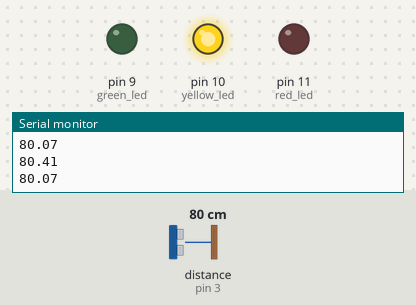
Bench run of a sketch on a simulated Arduino Uno, built with avr-gcc and run on an emulated ATmega328P. Parts: output pins drawn as LEDs (lit = HIGH), the last lines printed to the serial monitor. Wiring (inferred from the names in the program): ultrasonic range finder: trigger pin 4; echo pin 3. The test bench sets the inputs (shaded band); at power-on: distance to the obstacle (sensor on pin 3) 80 cm. The echo pulse lasts 58.3 µs per cm; pins used as bus, display or sensor lines are not drawn.

Above: at 1.2 s.
1.3 s: distance to the obstacle (sensor on pin 3) set to 2 cm
At 2.5 s:
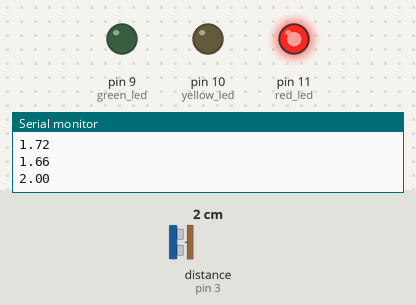
2.8 s: distance to the obstacle (sensor on pin 3) set to 250 cm
At 3.2 s:
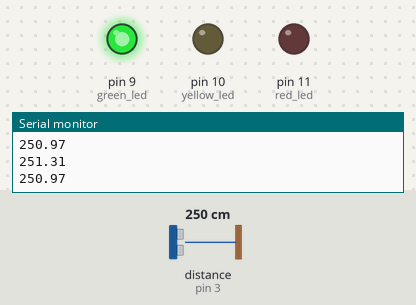
4.3 s: distance to the obstacle (sensor on pin 3) set to 153 cm
5.8 s: distance to the obstacle (sensor on pin 3) set to 145 cm
At 6.5 s:
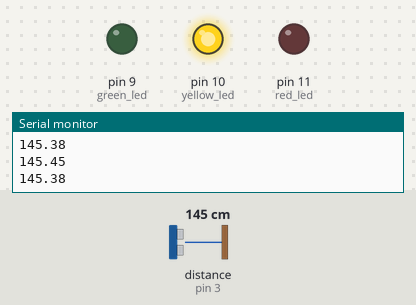
7.3 s: distance to the obstacle (sensor on pin 3) set to 4 cm
At 8.5 s:
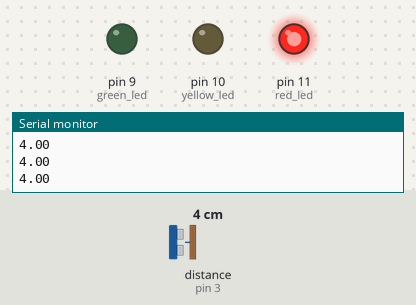
Timing chart, 0 to 9.8 s (numbered marks = the images above; inputs shaded):
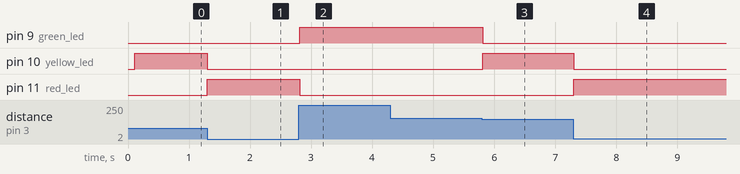

Measured:
- the behaviour switches between 150 and 149 cm on distance to the obstacle (sensor on pin 3) (found by bisection; images 2 and 3)
- after the input at 1.3 s, pin 10 (yellow_led): HIGH → LOW at once; pin 11 (red_led): LOW → HIGH at once
- after the input at 2.8 s, pin 9 (green_led): LOW → HIGH at once; pin 11 (red_led): HIGH → LOW at once
- after the input at 5.8 s, pin 9 (green_led): HIGH → LOW at once; pin 10 (yellow_led): LOW → HIGH at once
- after the input at 7.3 s, pin 10 (yellow_led): HIGH → LOW at once; pin 11 (red_led): LOW → HIGH at once

The sketch:

Ultrasonic_Distance_Sensor_with_LEDs_Code.ino
```cpp
#define echo_pin 3
#define trigger_pin 4

#define red_led 11
#define yellow_led 10
#define green_led 9

unsigned long lasttrigger = millis();
unsigned long triggerdelay = 100;

volatile unsigned long pulseinbegin;
volatile unsigned long pulseinend;
volatile bool newdistance = false;

void trigger(){
  digitalWrite(trigger_pin, LOW);
  delayMicroseconds(2);
  digitalWrite(trigger_pin, HIGH);
  delayMicroseconds(10);
  digitalWrite(trigger_pin, LOW);
}

double getdistance(){
  double duration = pulseinend - pulseinbegin;
  double distance = duration/58.0;
  return distance;
}

void echopinint(){
  if(digitalRead(echo_pin) == HIGH) pulseinbegin = micros();
  else{
    pulseinend = micros();
    newdistance = true;
  }
}
void setup(){
  Serial.begin(115200);
  pinMode(echo_pin, INPUT);
  pinMode(trigger_pin, OUTPUT);

  pinMode(red_led, OUTPUT);
  pinMode(yellow_led, OUTPUT);
  pinMode(green_led, OUTPUT);

  attachInterrupt(digitalPinToInterrupt(echo_pin), echopinint, CHANGE);
}

void loop(){
  unsigned long timenow = millis();

  if(timenow - lasttrigger > triggerdelay){
    lasttrigger += triggerdelay;
    trigger();
  }
  if(newdistance){
    newdistance = false;
    double distance = getdistance();
    Serial.println(distance);

    if(distance >= 0 && distance < 50){
      digitalWrite(red_led, HIGH);
      digitalWrite(yellow_led, LOW);
      digitalWrite(green_led, LOW);
    }

    if(distance >= 50 && distance < 150){
      digitalWrite(red_led, LOW);
      digitalWrite(yellow_led, HIGH);
      digitalWrite(green_led, LOW);
    }

    if(distance >= 150 && distance <= 400){
      digitalWrite(red_led, LOW);
      digitalWrite(yellow_led, LOW);
      digitalWrite(green_led, HIGH);
    }
  }
}
```
